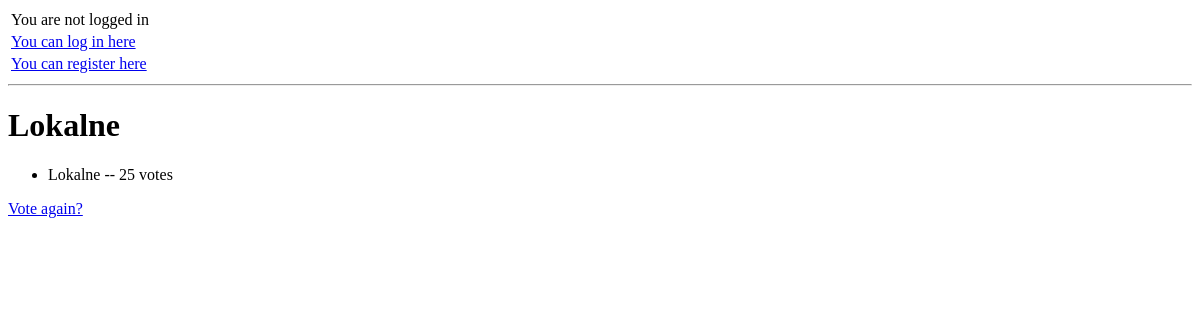
/polls/1/results/, run on an earlier commit of the app's database.
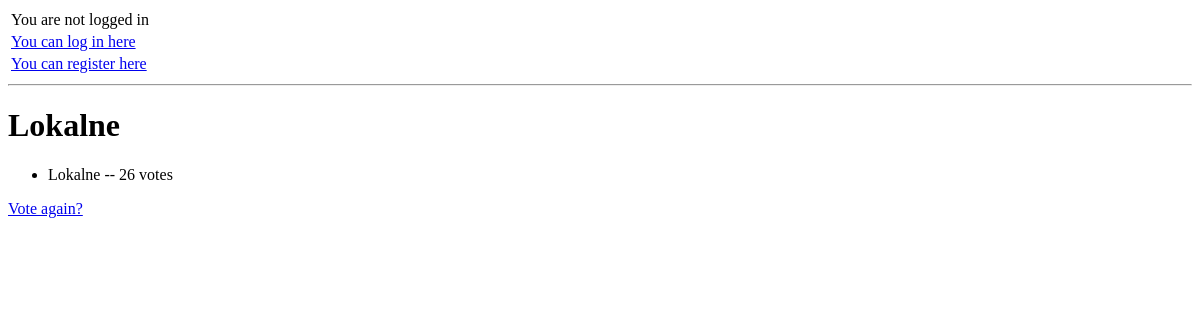
And on a later commit of the database.
### polls/models.py (models this page shows, shortened)
class Wybor(models.Model):
    nazwa = models.CharField(max_length=255)
    dataRozpoczecia = models.DateTimeField('data rozpoczecia')
    dataZakonczenia = models.DateTimeField('data zakonczenia')
    opis = models.CharField(max_length=255)
    kryterium = models.ManyToManyField(Kryterium)
    class Meta:
        verbose_name_plural = "Wybory"

class Kandydat(models.Model):
    osoba = models.OneToOneField(Osoba, on_delete=models.CASCADE)
    wybor = models.ForeignKey(Wybor, on_delete=models.CASCADE)
    votes = models.IntegerField(default=0)
    class Meta:
        verbose_name_plural = "Kandydaci"

### polls/views.py (the view)
# urls.py: path('<int:pk>/results/', views.ResultsView.as_view(), name='results'),
class ResultsView(generic.DetailView):
    model = Wybor
    template_name = 'polls/results.html'

### polls/templates/polls/results.html
{% extends 'base.html' %}
{% block content %}
<h1>{{ wybor.nazwa }}</h1>
<ul>
{% for adres in wybor.kandydat_set.all %}
    <li>{{ adres.wybor.nazwa }} -- {{ adres.votes }} vote{{ adres.votes|pluralize }}</li>
{% endfor %}
</ul>
<a href="{% url 'polls:detail' wybor.id %}">Vote again?</a>
{% endblock %}

### polls/templates/base.html (shortened to what this page needs)
<!DOCTYPE html>
<html>
	<head>
	</head>
	<body>
		<table>
		{% if user.is_authenticated %}
			<tr>
				<td>You are logged in as <b>{{ request.user.username }}</b></td>
			</tr>
			<tr>
				<td><a href="{% url 'index' %}">Go to index page</a></td>
			</tr>
			<tr>
				<td><a href="{% url 'logout' %}">You can log out here</a></td>
			</tr>
		{% else %}
			<tr>
				<td>You are not logged in</td>
			</tr>
			<tr>
				<td><a href="{% url 'login' %}">You can log in here</a></td>
			</tr>
			<tr>
				<td><a href="{% url 'signup' %}">You can register here</a></td>
			</tr>
		{% endif %}
		</table>
		<hr>
		{% block content %}
		{% endblock %}
	</body>
</html>

What changed in the data, as far as the page shows it:
changed Kandydat "Lokalne": votes "25" → "26"
